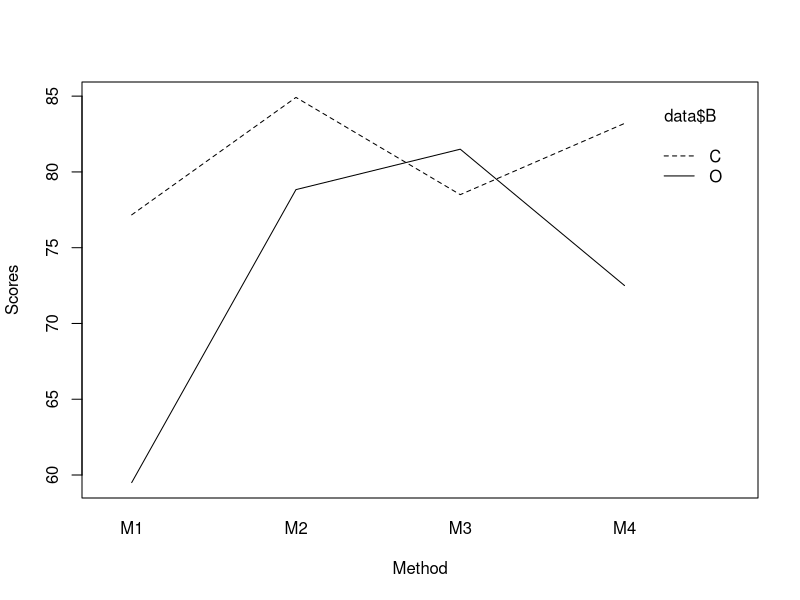

R code for this plot:
## ---- chunk 1
knitr::opts_chunk$set(echo = FALSE)
## ---- chunk 2
# Plus minus function
plus.minus = function(value) {
  return(c(-value, value))
}

# Find means
find.means = function(the.data,fun.name = mean){
  a = length(unique(the.data[,2]))
  b = length(unique(the.data[,3]))
  means.A = by(the.data[,1], the.data[,2], fun.name)
  means.B = by(the.data[,1],the.data[,3],fun.name)
  means.AB = by(the.data[,1],list(the.data[,2],the.data[,3]),fun.name)
  MAB = matrix(means.AB,nrow = b, ncol = a, byrow = TRUE)
  colnames(MAB) = names(means.A)
  rownames(MAB) = names(means.B)
  MA = as.numeric(means.A)
  names(MA) = names(means.A)
  MB = as.numeric(means.B)
  names(MB) = names(means.B)
  MAB = t(MAB)
  results = list(A = MA, B = MB, AB = MAB)
  return(results)
}

# Give me multipliers
find.mult = function(alpha,a,b,dfSSE,g,group){
  if(group == "A"){
    Tuk = round(qtukey(1-alpha,a,dfSSE)/sqrt(2),3)
    Bon = round(qt(1-alpha/(2*g), dfSSE ) ,3)
    Sch = round(sqrt((a-1)*qf(1-alpha, a-1, dfSSE)),3)
  }else if(group == "B"){
    Tuk = round(qtukey(1-alpha,b,dfSSE)/sqrt(2),3)
    Bon = round(qt(1-alpha/(2*g), dfSSE ) ,3)
    Sch = round(sqrt((b-1)*qf(1-alpha, b-1, dfSSE)),3)
  }else if(group == "AB"){
    Tuk = round(qtukey(1-alpha,a*b,dfSSE)/sqrt(2),3)
    Bon = round(qt(1-alpha/(2*g), dfSSE ) ,3)
    Sch = round(sqrt((a*b-1)*qf(1-alpha, a*b-1, dfSSE)),3)
  }
  results = c(Bon, Tuk,Sch)
  names(results) = c("Bonferroni","Tukey","Scheffe")
  return(results)
}

give.me.CI = function(the.data,MSE,equal.weights = TRUE,multiplier,group,cs){
   if(sum(cs) != 0 & sum(cs !=0 ) != 1){
    return("Error - you did not input a valid contrast")
  }else{
    the.means = find.means(the.data)
    the.ns =find.means(the.data,length)
    nt = nrow(the.data)
    a = length(unique(the.data[,2]))
    b = length(unique(the.data[,3]))
    if(group =="A"){
      if(equal.weights == TRUE){
        a.means = rowMeans(the.means$AB)
        est = sum(a.means*cs)
        mul = rowSums(1/the.ns$AB)
        SE = sqrt(MSE/b^2 * (sum(cs^2*mul)))
        N = names(a.means)[cs!=0]
        CS = paste("(",cs[cs!=0],")",sep = "")
        fancy = paste(paste(CS,N,sep =""),collapse = "+")
        names(est) = fancy
      } else{
        a.means = the.means$A
        est = sum(a.means*cs)
        SE = sqrt(MSE*sum(cs^2*(1/the.ns$A)))
        N = names(a.means)[cs!=0]
        CS = paste("(",cs[cs!=0],")",sep = "")
        fancy = paste(paste(CS,N,sep =""),collapse = "+")
        names(est) = fancy
      }
    }else if(group == "B"){
      if(equal.weights == TRUE){
        b.means = colMeans(the.means$AB)
        est = sum(b.means*cs)
        mul = colSums(1/the.ns$AB)
        SE = sqrt(MSE/a^2 * (sum(cs^2*mul)))
        N = names(b.means)[cs!=0]
        CS = paste("(",cs[cs!=0],")",sep = "")
        fancy = paste(paste(CS,N,sep =""),collapse = "+")
        names(est) = fancy
      } else{
        b.means = the.means$B
        est = sum(b.means*cs)
        SE = sqrt(MSE*sum(cs^2*(1/the.ns$B)))
        N = names(b.means)[cs!=0]
        CS = paste("(",cs[cs!=0],")",sep = "")
        fancy = paste(paste(CS,N,sep =""),collapse = "+")
        names(est) = fancy
      }
    } else if(group == "AB"){
      est = sum(cs*the.means$AB)
      SE = sqrt(MSE*sum(cs^2/the.ns$AB))
      names(est) = "someAB"
    }
    the.CI = est + c(-1,1)*multiplier*SE
    results = c(est,the.CI)
    names(results) = c(names(est),"lower bound","upper bound")
    return(results)
  }
}
## ---- chunk 3
a <- 3
b <- 3
nidot <- 12
ndotj <- 12
nT <- 36

alpha <- 0.05
g <- 1

SSE <- 1.63
dfSSE <- nT - a * b
MSE <- SSE / dfSSE

mu1dot <- 3.88
mudot1 <- 4.63

all.mult <- find.mult(alpha = alpha, a = a, b = b,
                      dfSSE = dfSSE, g = g, group = "AB")
the.mult <- min(all.mult)
the.CI <- mu1dot - mudot1 + plus.minus(
  the.mult * sqrt(MSE * (1 / nidot + 1 / ndotj))
)
## ---- chunk 4
alpha <- 0.01
g <- 2

mu3dot <- 9.83
mudot3 <- 8.98

all.mult <- find.mult(alpha = alpha, a = a, b = b,
                      dfSSE = dfSSE, g = g, group = "AB")
the.mult <- min(all.mult)
the.CI.1 <- mu1dot - mu3dot + plus.minus(
  the.mult * sqrt(MSE * (1 / nidot + 1 / nidot))
)
the.CI.2 <- mudot1 - mudot3 + plus.minus(
  the.mult * sqrt(MSE * (1 / ndotj + 1 / ndotj))
)
## ---- chunk 5
alpha <- 0.1
g <- 1

nij <- 4

mu11 <- 2.48
mu13 <- 4.58

all.mult <- find.mult(alpha = alpha, a = a, b = b,
                      dfSSE = dfSSE, g = g, group = "AB")
the.mult <- min(all.mult)
the.CI <- mu11 - mu13 + plus.minus(
  the.mult * sqrt(MSE * (1 / nij + 1 / nij))
)
## ---- chunk 6
data <- read.csv("Prog.csv")

data.I.a <- subset(data, type == "Small")
result <- t.test(data.I.a$days)
conf_interval <- round(result$conf.int, 4)
## ---- chunk 7
alpha <- 0.1

n <- nrow(data)
a <- length(unique(data$type))
b <- length(unique(data$years))

names(data) = c("Y","A","B")
AB = lm(Y ~ A * B, data)
SSE <- AB$residuals ^ 2
dfSSE <- n - a * b
MSE <- SSE / dfSSE

the.mult <- find.mult(alpha, a, b, dfSSE, 1, "B")[2]

CI.1 <- give.me.CI(data, MSE, equal.weights = TRUE, the.mult, "B", c(1, -1, 0))
CI.1 <- round(CI.1, 4)

CI.2 <- give.me.CI(data, MSE, equal.weights = TRUE, the.mult, "B", c(1, 0, -1))
CI.2 <- round(CI.2, 4)
## ---- chunk 8
alpha <- 0.01

the.mult <- find.mult(alpha, a, b, dfSSE, 1, "AB")[3]

# Note - i indices are flipped. In R, i = 1 is Both
# However, in the HW, i = 1 is Small
AB.cs <- matrix(0, nrow = a, ncol = b)
AB.cs[2, 1] <- 1
AB.cs[1, 1] <- -1
CI.1 <- give.me.CI(data, MSE, equal.weights = TRUE, the.mult, "AB", AB.cs)
CI.1 <- round(CI.1, 4)

AB.cs <- matrix(0, nrow = a, ncol = b)
AB.cs[2, 3] <- 1
AB.cs[1, 3] <- -1
CI.2 <- give.me.CI(data, MSE, equal.weights = TRUE, the.mult, "AB", AB.cs)
CI.2 <- round(CI.2, 4)
## ---- chunk 9
co <- coef(AB)
## ---- chunk 10
data <- read.csv("Teaching.csv")
names(data) = c("Y","A","B")
interaction.plot(x.factor = data$A, trace.factor = data$B, response = data$Y, xlab = "Method", ylab = "Scores")
## ---- chunk 11
the.means <- find.means(data)
## ---- chunk 12
knitr::kable(the.means[1])
## ---- chunk 13
knitr::kable(the.means[2])
## ---- chunk 14
knitr::kable(the.means[2])
## ---- chunk 15
the.counts <- find.means(data, fun.name = length)
## ---- chunk 16
knitr::kable(the.counts[1])
## ---- chunk 17
knitr::kable(the.counts[2])
## ---- chunk 18
knitr::kable(the.counts[3])
## ---- chunk 19
the.data <- data
AB = lm(Y ~ A*B,the.data)
A.B = lm(Y ~ A + B,the.data)
all.models = list(AB,A.B)
SSE = t(as.matrix(sapply(all.models,function(M) sum(M$residuals^2))))
colnames(SSE) = c("AB","(A+B)")
rownames(SSE) = "SSE"

# Conduct ANOVA test
anova_result <- anova(A.B, AB)

# Get the F-statistic and p-value
f_statistic <- anova_result$F[2]  # Extracting F-statistic from the first row
p_value <- anova_result$Pr[2]     # Extracting p-value from the first row
## ---- chunk 20
the.params <- round(coef(A.B), 4)
# knitr::kable(the.params)
## ---- chunk 21
# Get all the labels
all_labels <- knitr::all_labels()

# Print out code along with labels
for (label in all_labels) {
  if (label == "setup" || label == "appendix") {
    next
  }

  code <- knitr::knit_code$get(label)

  cat("```r \n")
  cat("#", label, "\n")
  cat(code, sep = "\n")
  cat("```\n")
}
